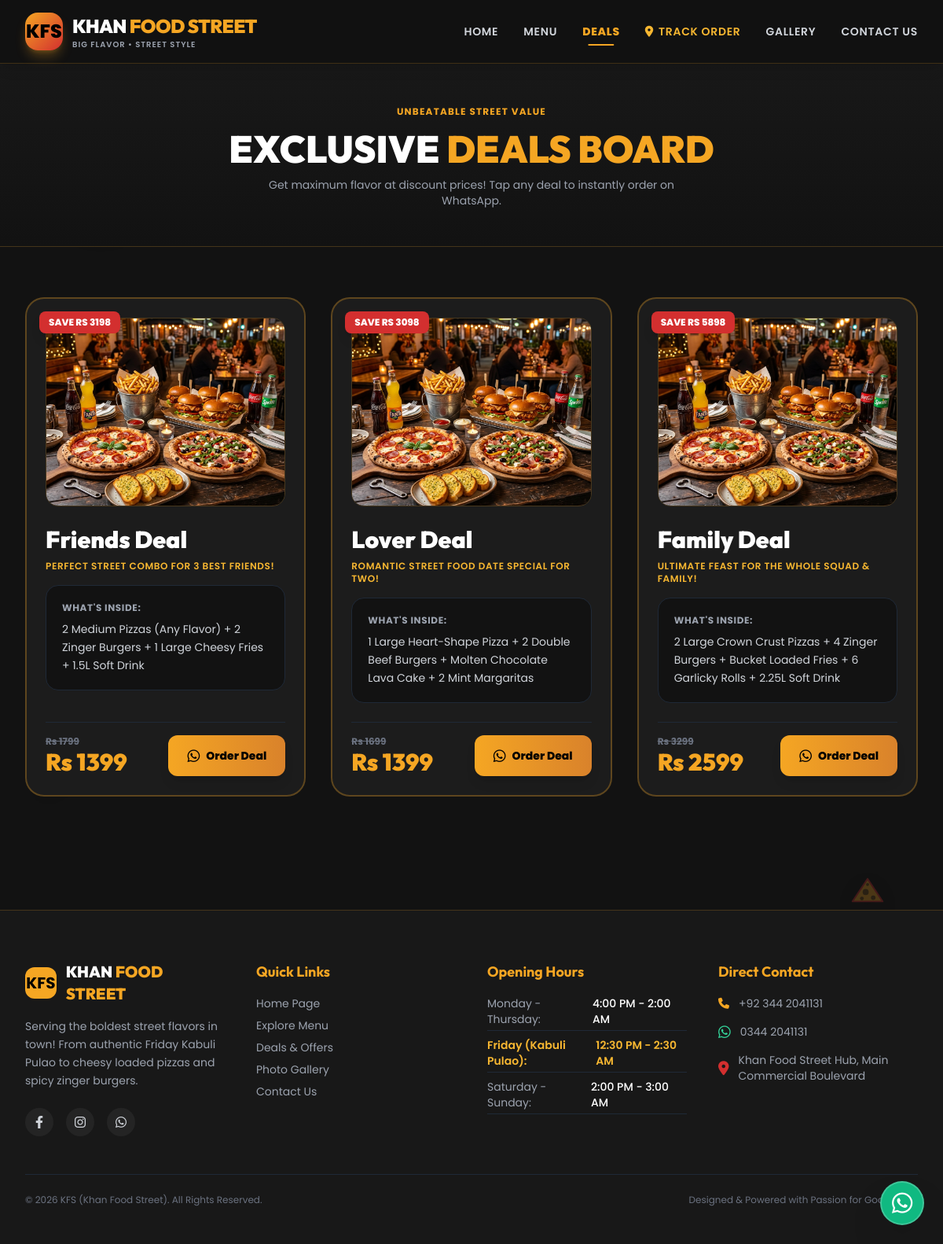
The app's page /deals/ with its own data.
### core/models.py (models this page shows, shortened)
class Deal(models.Model):
    title = models.CharField(max_length=150) # e.g. Friends Deal, Family Deal, Lover Deal
    tagline = models.CharField(max_length=200, help_text="e.g. Best Combo for 3 Friends!")
    items_included = models.TextField(help_text="Bullet points or summary of included items")
    price = models.DecimalField(max_digits=8, decimal_places=2)
    original_price = models.DecimalField(max_digits=8, decimal_places=2, blank=True, null=True)
    image = models.ImageField(upload_to="deals/", blank=True, null=True)
    is_active = models.BooleanField(default=True)
    is_featured = models.BooleanField(default=True)
    class Meta:
        ordering = ['price']

### core/views.py (the view)
# urls.py: path('deals/', views.deals_view, name='deals'),
def deals_view(request):
    deals = Deal.objects.filter(is_active=True)
    context = {
        'deals': deals,
        'whatsapp_number': '923442041131',
    }
    return render(request, 'core/deals.html', context)

### core/templates/core/deals.html (shortened to what this page needs)
{% extends 'core/base.html' %}
{% load static %}
{% block content %}
<section class="py-12 bg-gradient-to-b from-[#181818] to-[#121212] border-b border-amber-500/20">
  <div class="max-w-7xl mx-auto px-4 sm:px-6 lg:px-8 text-center space-y-3">
    <span class="text-amber-500 font-bold uppercase tracking-widest text-xs">Unbeatable Street Value</span>
    <h1 class="font-heading text-4xl sm:text-5xl font-black text-white">EXCLUSIVE <span class="text-amber-500">DEALS BOARD</span></h1>
    <p class="text-gray-400 text-sm max-w-xl mx-auto">Get maximum flavor at discount prices! Tap any deal to instantly order on WhatsApp.</p>
  </div>
</section>
<section class="py-16 max-w-7xl mx-auto px-4 sm:px-6 lg:px-8">
  <div class="grid grid-cols-1 md:grid-cols-2 lg:grid-cols-3 gap-8">
    {% for deal in deals %}
    <div class="tilt-card bg-[#1c1c1c] border-2 border-amber-500/30 rounded-3xl overflow-hidden p-6 flex flex-col justify-between glow-amber-hover relative">
      {% if deal.original_price %}
      <div class="absolute top-4 left-4 z-10 bg-streetRed text-white font-extrabold text-xs px-3 py-1.5 rounded-lg shadow-lg">
        SAVE RS {{ deal.original_price|add:deal.price|floatformat:0 }}
      </div>
      {% endif %}
      <div>
        <div class="relative h-60 rounded-2xl overflow-hidden mb-6 border border-amber-500/20">
          {% if deal.image %}
            <img src="{{ deal.image.url }}" alt="{{ deal.title }}" class="w-full h-full object-cover" />
          {% else %}
            <img src="{% static 'images/floating/pizza.svg' %}" alt="{{ deal.title }}" class="w-full h-full object-cover" />
          {% endif %}
        </div>
        <h3 class="font-heading text-3xl font-black text-white mb-2">{{ deal.title }}</h3>
        <p class="text-amber-400 font-semibold text-xs uppercase tracking-wider mb-4">{{ deal.tagline }}</p>
        <div class="bg-[#121212] p-5 rounded-2xl mb-6 text-sm text-gray-300 border border-gray-800 space-y-2">
          <p class="font-bold text-gray-400 text-xs uppercase tracking-wider">What's Inside:</p>
          <p class="leading-relaxed">{{ deal.items_included }}</p>
        </div>
      </div>
      <div class="pt-4 border-t border-gray-800 flex items-center justify-between">
        <div>
          {% if deal.original_price %}
          <span class="text-xs text-gray-500 line-through font-bold block">Rs {{ deal.original_price|floatformat:0 }}</span>
          {% endif %}
          <span class="font-heading text-3xl font-black text-amber-500">Rs {{ deal.price|floatformat:0 }}</span>
        </div>
        <button onclick="orderOnWhatsApp('{{ deal.title }}', '{{ deal.price|floatformat:0 }}')"
                class="px-6 py-3 bg-gradient-to-r from-amber-500 to-amber-600 hover:from-amber-600 hover:to-streetRed text-black font-extrabold rounded-xl transition-all text-sm flex items-center gap-2 shadow-lg">
          <i class="fa-brands fa-whatsapp text-lg"></i> Order Deal
        </button>
      </div>
    </div>
    {% empty %}
    <div class="col-span-3 text-center py-12 text-gray-400">
      <p class="text-lg">No promotional deals currently active.</p>
    </div>
    {% endfor %}
  </div>
</section>
{% endblock %}

### core/templates/core/base.html (shortened to what this page needs)
{% load static %}
<!DOCTYPE html>
<html lang="en" class="dark">
<head>
  <script src="https://cdn.tailwindcss.com"></script>
  <link rel="stylesheet" href="https://cdnjs.cloudflare.com/ajax/libs/font-awesome/6.4.0/css/all.min.css" />
  <link rel="stylesheet" href="{% static 'css/custom.css' %}" />
</head>
<body class="bg-[#121212] text-white antialiased flex flex-col min-h-screen relative selection:bg-amber-500 selection:text-black">
  <div class="floating-container hidden md:block">
    <img src="{% static 'images/floating/cheese.svg' %}" class="floating-item w-16 opacity-30" alt="cheese" />
    <img src="{% static 'images/floating/cheese.svg' %}" class="floating-item w-12 opacity-25" alt="cheese" />
  </div>
  <header class="sticky top-0 z-50 bg-[#121212]/90 backdrop-blur-md border-b border-amber-500/20 shadow-lg transition-all">
    <div class="max-w-7xl mx-auto px-4 sm:px-6 lg:px-8">
      <div class="flex items-center justify-between h-20">
        <a href="{% url 'home' %}" class="flex items-center gap-3 group">
          <div class="w-12 h-12 rounded-2xl bg-gradient-to-br from-amber-500 to-streetRed flex items-center justify-center text-black font-extrabold text-2xl shadow-lg shadow-amber-500/30 group-hover:scale-105 transition-transform">
            KFS
          </div>
          <div class="flex flex-col">
            <span class="font-heading text-xl md:text-2xl font-black tracking-tight text-white group-hover:text-amber-500 transition-colors">
              KHAN <span class="text-amber-500">FOOD STREET</span>
            </span>
            <span class="text-[10px] tracking-widest text-gray-400 font-semibold uppercase">Big Flavor • Street Style</span>
          </div>
        </a>
        <nav class="hidden md:flex items-center space-x-8 font-medium">
          <a href="{% url 'home' %}"
             class="relative py-2 text-sm uppercase tracking-wider transition-all {% if request.resolver_match.url_name == 'home' %}text-amber-500 font-extrabold after:content-[''] after:absolute after:bottom-0 after:left-1/2 after:-translate-x-1/2 after:w-[70%] after:h-[2.5px] after:bg-amber-500 after:rounded-full{% else %}text-gray-300 hover:text-amber-400 font-semibold{% endif %}">
            Home
          </a>
          <a href="{% url 'menu' %}"
             class="relative py-2 text-sm uppercase tracking-wider transition-all {% if request.resolver_match.url_name == 'menu' %}text-amber-500 font-extrabold after:content-[''] after:absolute after:bottom-0 after:left-1/2 after:-translate-x-1/2 after:w-[70%] after:h-[2.5px] after:bg-amber-500 after:rounded-full{% else %}text-gray-300 hover:text-amber-400 font-semibold{% endif %}">
            Menu
          </a>
          <a href="{% url 'deals' %}"
             class="relative py-2 text-sm uppercase tracking-wider transition-all {% if request.resolver_match.url_name == 'deals' %}text-amber-500 font-extrabold after:content-[''] after:absolute after:bottom-0 after:left-1/2 after:-translate-x-1/2 after:w-[70%] after:h-[2.5px] after:bg-amber-500 after:rounded-full{% else %}text-gray-300 hover:text-amber-400 font-semibold{% endif %}">
            Deals
          </a>
          <a href="{% url 'track_order' %}"
             class="relative py-2 text-sm uppercase tracking-wider transition-all flex items-center gap-1.5 {% if request.resolver_match.url_name == 'track_order' %}text-amber-500 font-extrabold after:content-[''] after:absolute after:bottom-0 after:left-1/2 after:-translate-x-1/2 after:w-[70%] after:h-[2.5px] after:bg-amber-500 after:rounded-full{% else %}text-amber-400 hover:text-amber-300 font-semibold{% endif %}">
            <i class="fa-solid fa-location-dot"></i> Track Order
          </a>
          <a href="{% url 'gallery' %}"
             class="relative py-2 text-sm uppercase tracking-wider transition-all {% if request.resolver_match.url_name == 'gallery' %}text-amber-500 font-extrabold after:content-[''] after:absolute after:bottom-0 after:left-1/2 after:-translate-x-1/2 after:w-[70%] after:h-[2.5px] after:bg-amber-500 after:rounded-full{% else %}text-gray-300 hover:text-amber-400 font-semibold{% endif %}">
            Gallery
          </a>
          <a href="{% url 'contact' %}"
             class="relative py-2 text-sm uppercase tracking-wider transition-all {% if request.resolver_match.url_name == 'contact' %}text-amber-500 font-extrabold after:content-[''] after:absolute after:bottom-0 after:left-1/2 after:-translate-x-1/2 after:w-[70%] after:h-[2.5px] after:bg-amber-500 after:rounded-full{% else %}text-gray-300 hover:text-amber-400 font-semibold{% endif %}">
            Contact Us
          </a>
        </nav>
      </div>
    </div>
  </header>
  <main class="flex-grow z-10">
    {% block content %}
    {% endblock %}
  </main>
  <div class="fixed bottom-6 right-6 z-50">
    <a href="https://wa.me/923442041131?text=Hello%20KFS!%20I%20am%20interested%20in%20ordering%20food." target="_blank"
       class="pulse-badge w-14 h-14 bg-emerald-500 hover:bg-emerald-600 text-white rounded-full flex items-center justify-center text-3xl shadow-2xl hover:scale-110 transition-all border-2 border-white/20"
       title="Chat & Order on WhatsApp (+92 344 2041131)">
      <i class="fa-brands fa-whatsapp"></i>
    </a>
  </div>
  <footer class="bg-[#181818] border-t border-amber-500/20 pt-16 pb-12 mt-20 relative z-20">
    <div class="max-w-7xl mx-auto px-4 sm:px-6 lg:px-8">
      <div class="grid grid-cols-1 md:grid-cols-4 gap-10">
        <div class="space-y-4">
          <div class="flex items-center gap-3">
            <div class="w-10 h-10 rounded-xl bg-amber-500 flex items-center justify-center text-black font-bold text-xl">KFS</div>
            <span class="font-heading text-xl font-black text-white">KHAN <span class="text-amber-500">FOOD STREET</span></span>
          </div>
          <p class="text-sm text-gray-400 leading-relaxed">
            Serving the boldest street flavors in town! From authentic Friday Kabuli Pulao to cheesy loaded pizzas and spicy zinger burgers.
          </p>
          <div class="flex space-x-4 pt-2">
            <a href="#" class="w-9 h-9 rounded-full bg-[#242424] hover:bg-amber-500 hover:text-black transition-colors flex items-center justify-center text-gray-300"><i class="fa-brands fa-facebook-f"></i></a>
            <a href="#" class="w-9 h-9 rounded-full bg-[#242424] hover:bg-amber-500 hover:text-black transition-colors flex items-center justify-center text-gray-300"><i class="fa-brands fa-instagram"></i></a>
            <a href="#" class="w-9 h-9 rounded-full bg-[#242424] hover:bg-amber-500 hover:text-black transition-colors flex items-center justify-center text-gray-300"><i class="fa-brands fa-whatsapp"></i></a>
          </div>
        </div>
        <div>
          <h4 class="text-lg font-bold text-amber-500 mb-4 font-heading">Quick Links</h4>
          <ul class="space-y-2 text-sm text-gray-400">
            <li><a href="{% url 'home' %}" class="hover:text-white transition-colors">Home Page</a></li>
            <li><a href="{% url 'menu' %}" class="hover:text-white transition-colors">Explore Menu</a></li>
            <li><a href="{% url 'deals' %}" class="hover:text-white transition-colors">Deals & Offers</a></li>
            <li><a href="{% url 'gallery' %}" class="hover:text-white transition-colors">Photo Gallery</a></li>
            <li><a href="{% url 'contact' %}" class="hover:text-white transition-colors">Contact Us</a></li>
          </ul>
        </div>
        <div>
          <h4 class="text-lg font-bold text-amber-500 mb-4 font-heading">Opening Hours</h4>
          <ul class="space-y-2 text-sm text-gray-400">
            <li class="flex justify-between border-b border-gray-800 pb-1">
              <span>Monday - Thursday:</span>
              <span class="text-white font-medium">4:00 PM - 2:00 AM</span>
            </li>
            <li class="flex justify-between border-b border-gray-800 pb-1 text-amber-400 font-semibold">
              <span>Friday (Kabuli Pulao):</span>
              <span>12:30 PM - 2:30 AM</span>
            </li>
            <li class="flex justify-between border-b border-gray-800 pb-1">
              <span>Saturday - Sunday:</span>
              <span class="text-white font-medium">2:00 PM - 3:00 AM</span>
            </li>
          </ul>
        </div>
        <div>
          <h4 class="text-lg font-bold text-amber-500 mb-4 font-heading">Direct Contact</h4>
          <div class="space-y-3 text-sm text-gray-400">
            <p class="flex items-center gap-3">
              <i class="fa-solid fa-phone text-amber-500"></i>
              <span>+92 344 2041131</span>
            </p>
            <p class="flex items-center gap-3">
              <i class="fa-brands fa-whatsapp text-emerald-400 text-lg"></i>
              <span>0344 2041131</span>
            </p>
            <p class="flex items-center gap-3">
              <i class="fa-solid fa-location-dot text-streetRed text-lg"></i>
              <span>Khan Food Street Hub, Main Commercial Boulevard</span>
            </p>
          </div>
        </div>
      </div>
      <div class="border-t border-gray-800 mt-12 pt-6 flex flex-col md:flex-row justify-between items-center text-xs text-gray-500">
        <p>&copy; 2026 KFS (Khan Food Street). All Rights Reserved.</p>
        <p class="mt-2 md:mt-0">Designed & Powered with Passion for Good Food.</p>
      </div>
    </div>
  </footer>
</body>
</html>

### static/css/custom.css (style rules this page uses)
:root { --bg-dark-matte: #121212; --bg-dark-card: #1c1c1c; --bg-dark-hover: #262626; --amber-gold: #F5A623; --vibrant-red: #D32F2F; --crisp-white: #FFFFFF; }
body { font-family: 'Poppins', sans-serif; background-color: var(--bg-dark-matte); color: #E0E0E0; overflow-x: hidden; }
h1, h2, h3, h4, h5, h6, .font-heading { font-family: 'Outfit', sans-serif; }
.glow-amber-hover { transition: all 0.3s cubic-bezier(0.34, 1.56, 0.64, 1); }
.floating-container { position: absolute; inset: 0; pointer-events: none; overflow: hidden; z-index: 1; }
.floating-item { position: absolute; animation: floatSlow 6s ease-in-out infinite alternate; filter: drop-shadow(0 8px 12px rgba(0,0,0,0.5)); }
.floating-item:nth-child(1) { top: 15%; left: 8%; animation-duration: 5s; }
.floating-item:nth-child(4) { top: 70%; right: 6%; animation-duration: 8s; }
.pulse-badge { animation: pulseAmber 2s infinite; }

### records on screen
Deal: original_price|add "3198", image (picture), title "Friends Deal", tagline "PERFECT STREET COMBO FOR 3 BEST FRIENDS!", items_included "2 Medium Pizzas (Any Flavor) + 2 Zinger Burgers + 1 Large Cheesy Fries + 1.5L Soft Drink", original_price "1799", price "1399"
Deal: original_price|add "3098", image (picture), title "Lover Deal", tagline "ROMANTIC STREET FOOD DATE SPECIAL FOR TWO!", items_included "1 Large Heart-Shape Pizza + 2 Double Beef Burgers + Molten Chocolate Lava Cake + 2 Mint Margaritas", original_price "1699", price "1399"
Deal: original_price|add "5898", image (picture), title "Family Deal", tagline "ULTIMATE FEAST FOR THE WHOLE SQUAD & FAMILY!", items_included "2 Large Crown Crust Pizzas + 4 Zinger Burgers + Bucket Loaded Fries + 6 Garlicky Rolls + 2.25L Soft Drink", original_price "3299", price "2599"
